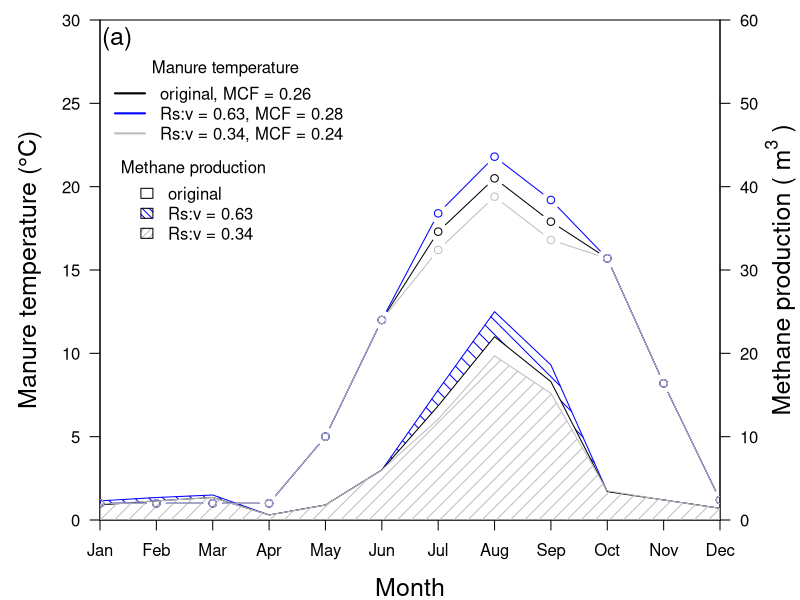

The R source for this figure:
#To create a figure to demonstrate the influence of temperature on MCF
#The data is from the sheet:MCF sheet_Fig 4A. 
#The manure temperature increase for 3 months. 
Tm<-c(1.0,1.0,1.0,1.0,5.0,12.0,17.3,20.5,17.9,15.7,8.2,1.2)
Tm.H<-c(1.0,1.0,1.0,1.0,5.0,12.0,18.4,21.8,19.2,15.7,8.2,1.2)
Tm.L<-c(1.0,1.0,1.0,1.0,5.0,12.0,16.2,19.4,16.8,15.7,8.2,1.2)
CH4  <-c(1.8,2.3,2.7,0.6,1.8,6,13.7,22.0,16.6,3.4,2.4,1.4)/2
CH4.H<-c(2.3,2.7,3,0.6,1.8,6,15.6,25.0,18.6,3.4,2.4,1.4)/2
CH4.L  <-c(1.9,2.3,2.7,0.6,1.8,6.0,12.1,19.7,15.2,3.5,2.4,1.4)/2
#Output 800 x 600
par(mar=c(4,5,1,4))
plot(0,type="n",xlim=c(1,12),ylim=c(0,30),
     xlab="Month",ylab="Manure temperature (°C)"
     ,las=1,xaxt="n",xaxs="i",yaxs="i"
     ,cex.lab=1.5)
axis(1,at=c(1:12),labels=month.abb)
axis(4,at=seq(0,30,5),labels=seq(0,60,10),
     las=1)
mtext(expression("Methane production ("~m^3~")"),
      side=4,line=3,cex=1.5)
polygon(c(c(1:12),c(12:1)),c(CH4.H,rep(0,12))
        ,col="blue"
        ,density=10,angle=135)
polygon(c(c(1:12),c(12:1)),c(CH4,rep(0,12))
        ,col="white")
polygon(c(c(1:12),c(12:1)),c(CH4.L,rep(0,12))
        ,col="grey"
        ,density=10,aggle=45)
lines(c(1:12),Tm,type="b")
lines(c(1:12),Tm.H,type="b",col="blue")
lines(c(1:12),Tm.L,type="b",col="grey")
legend(1,28,c("original, MCF = 0.26",
              "Rs:v = 0.63, MCF = 0.28",
              "Rs:v = 0.34, MCF = 0.24")
       ,col=c("black","blue","grey"),lty=c(1,1,1),lwd=2
       ,bty="n",title="Manure temperature")
legend(1.3,22,c("original","Rs:v = 0.63","Rs:v = 0.34")
       ,fill=c("white","blue","grey")
       ,density=c(100,20,20),angle=c(0,135,45)
       ,bty="n",title="Methane production")
text(1.3,30,"(a)",pos=1,cex=1.5)

# text(8.2,23,"MCF = 0.24")
# text(8.2,17,"MCF = 0.23")
# text(8.2,14,"MCF = 0.19")
#arrows(8,22.5,8,20.5,length=0.03, angle=90)
